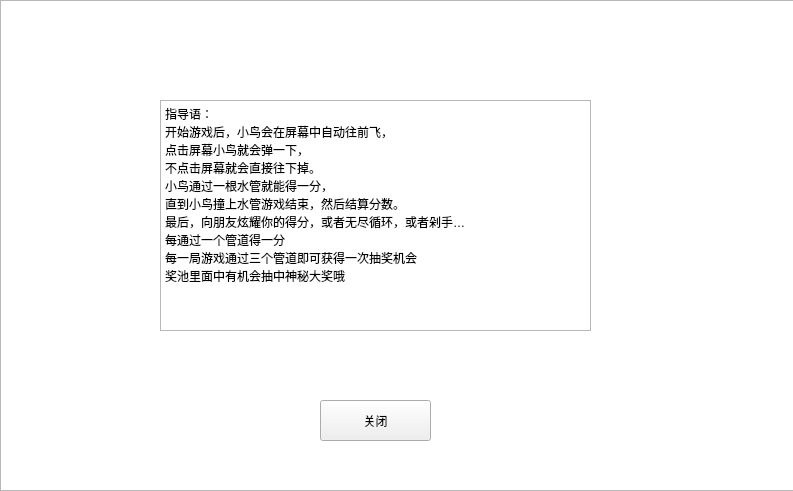
<?xml version="1.0" encoding="UTF-8"?>
<ui version="4.0">
 <class>Forminstruction</class>
 <widget class="QWidget" name="Forminstruction">
  <property name="geometry">
   <rect>
    <x>0</x>
    <y>0</y>
    <width>793</width>
    <height>491</height>
   </rect>
  </property>
  <property name="windowTitle">
   <string>指导语</string>
  </property>
  <widget class="QTextBrowser" name="textBrowser">
   <property name="geometry">
    <rect>
     <x>160</x>
     <y>100</y>
     <width>431</width>
     <height>231</height>
    </rect>
   </property>
   <property name="html">
    <string>&lt;!DOCTYPE HTML PUBLIC &quot;-//W3C//DTD HTML 4.0//EN&quot; &quot;http://www.w3.org/TR/REC-html40/strict.dtd&quot;&gt;
&lt;html&gt;&lt;head&gt;&lt;meta name=&quot;qrichtext&quot; content=&quot;1&quot; /&gt;&lt;meta charset=&quot;utf-8&quot; /&gt;&lt;style type=&quot;text/css&quot;&gt;
p, li { white-space: pre-wrap; }
hr { height: 1px; border-width: 0; }
li.unchecked::marker { content: &quot;\2610&quot;; }
li.checked::marker { content: &quot;\2612&quot;; }
&lt;/style&gt;&lt;/head&gt;&lt;body style=&quot; font-family:'Microsoft YaHei UI'; font-size:9pt; font-weight:400; font-style:normal;&quot;&gt;
&lt;p style=&quot; margin-top:0px; margin-bottom:0px; margin-left:0px; margin-right:0px; -qt-block-indent:0; text-indent:0px;&quot;&gt;指导语：&lt;br /&gt;开始游戏后，小鸟会在屏幕中自动往前飞，&lt;br /&gt;点击屏幕小鸟就会弹一下，&lt;br /&gt;不点击屏幕就会直接往下掉。&lt;br /&gt;小鸟通过一根水管就能得一分，&lt;br /&gt;直到小鸟撞上水管游戏结束，然后结算分数。&lt;br /&gt;最后，向朋友炫耀你的得分，或者无尽循环，或者剁手…&lt;br /&gt;每通过一个管道得一分&lt;br /&gt;每一局游戏通过三个管道即可获得一次抽奖机会&lt;br /&gt;奖池里面中有机会抽中神秘大奖哦&lt;/p&gt;&lt;/body&gt;&lt;/html&gt;</string>
   </property>
  </widget>
  <widget class="QPushButton" name="pushButton">
   <property name="geometry">
    <rect>
     <x>320</x>
     <y>400</y>
     <width>111</width>
     <height>41</height>
    </rect>
   </property>
   <property name="text">
    <string>关闭</string>
   </property>
  </widget>
  <widget class="QListView" name="listView">
   <property name="geometry">
    <rect>
     <x>0</x>
     <y>0</y>
     <width>801</width>
     <height>491</height>
    </rect>
   </property>
   <property name="styleSheet">
    <string notr="true">border-image: url(:/Images/BK1.webp);</string>
   </property>
  </widget>
  <zorder>listView</zorder>
  <zorder>textBrowser</zorder>
  <zorder>pushButton</zorder>
 </widget>
 <resources/>
 <connections/>
</ui>
